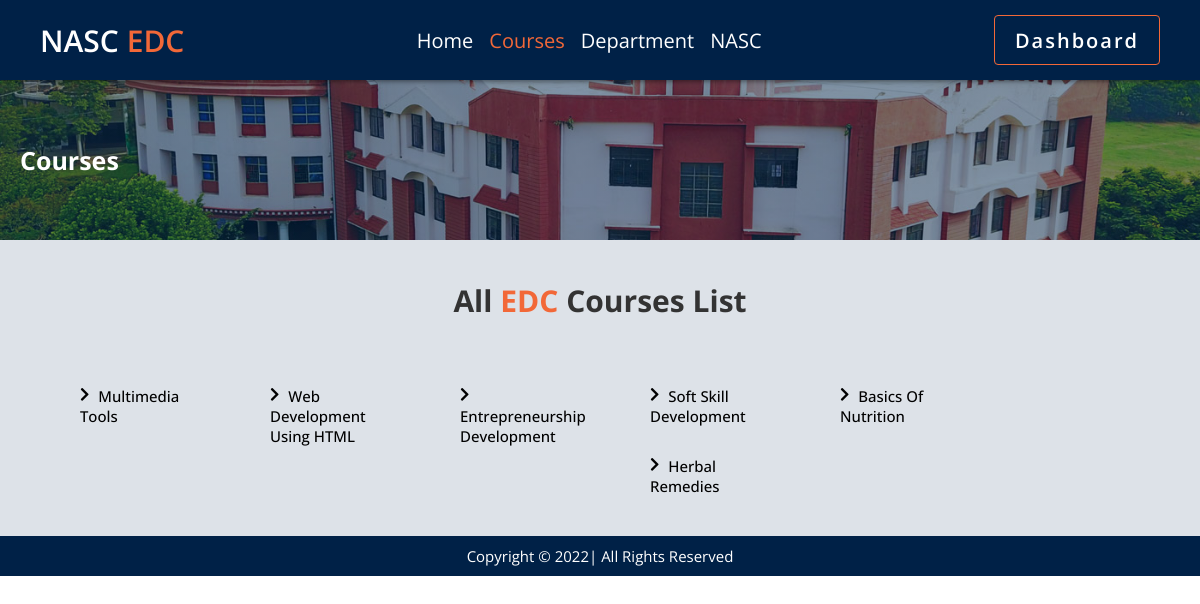
/courses.php, run on the app's committed database.
### tables this page shows
CREATE TABLE `courses` (
  `id` int(11) NOT NULL,
  `name` varchar(255) NOT NULL,
  `department` int(11) NOT NULL,
  `max_stu` int(11) NOT NULL DEFAULT 0,
  `created_at` datetime NOT NULL,
  `status` tinyint(4) NOT NULL DEFAULT 1
);

### api/config.php (called while the page is built, shortened)
<?php
class db
{
    private $host = 'localhost';
    private $user = 'root';
    private $pass = 'Risk1891911@';
    private $db_name = 'nasc_edc';
    function __construct()
    {
        $this->con = new mysqli($this->host, $this->user, $this->pass, $this->db_name);
    }
}
class API extends db
{
    public function getData($table, $field = '*', $condition_arr = array(''), $order_by_field = '', $order_by_type = 'desc', $limit = '')
    {
        $sql = "select  $field from $table";
        $result = $this->con->query($sql);
        if ($result->num_rows > 0) {
            $data = array();
            while ($row = $result->fetch_assoc()) {
                $data[] = $row;
            }
            return $data;
        } else {
            return 0;
        }
    }
}

### courses.php (the view, shortened to what this page needs)
<?php
require_once('./header.php');
require_once('./api/config.php');
$obj = new API();
$result = $obj->getData('courses', 'name');
?>
<section class="header-banner">
    <div class="content">
        <h3>courses</h3>
    </div>
</section>
<section class="department-list">
    <h1>All <span>EDC</span> Courses List</h1>
    <div class="all-list">
        <ul>
            <?php
            if ($result) {
                foreach ($result as $val) { ?>
                    <li><i class="fas fa-chevron-right"></i> <?php echo $val['name']; ?></li>
            <?php }
            } else {
                echo '<div>No courses available</div>';
            } ?>
        </ul>
    </div>
</section>
<footer>
    <p>copyright &copy; <span id="footerDate"></span>| All Rights Reserved</p>
</footer>
</body>
</html>

### assets/css/style.css (style rules this page uses)
:root { --primary-color:#002147; --orange:#F26838; --text-primary:#333333; --text-secondary:#3f444a; --white:#ffffff; --black:#000000; --box-shadow:0 .1rem .5rem rgba(0,0,0,0.5); }
* { margin: 0; padding: 0; box-sizing: border-box; font-family: "Open Sans", sans-serif; text-decoration: none!important; border: none; outline: none; overflow-x: hidden; text-transform: capitalize; }
html { font-size: 62.5%; scroll-behavior: smooth; }
body { position: relative; }
h1,h2,h3,h4,h5 { color: var(--text-primary); }
p { color: var(--text-secondary); }
footer { width: 100%; background: var(--primary-color); text-align: center; padding: 1rem 0; }
footer p { color: var(--white); font-size: 1.5rem; }
.header-banner { margin-top: 8rem; background-image: linear-gradient(to top right,rgba(0,38,78,0.5),rgba(0,38,78,0.5)),url('../images/nasc-image.jpg'); background-repeat: no-repeat; background-size: cover; background-position: center; width: 100%; height: 20vh; display: flex; justify-content: flex-start; align-items: center; padding: 0 2rem; }
.header-banner h3 { color: var(--white); font-size: 2.5rem; }
.department-list { background: #dde2e8; width: 100%; padding: 2rem 5rem; }
.department-list h1 { text-align: center; font-size: 3rem; padding: 2rem 0; }
.department-list h1 span { color: var(--orange); }
.department-list .all-list ul { margin-top: 3.5rem; }
.department-list .all-list li { font-size: 1.5rem; font-weight: 500; margin: 1rem 3rem 2rem; width: 13rem; overflow: auto; float: left; }
.department-list .all-list li i { padding-right: .5rem; }

### data on the page
courses: name "Multimedia Tools"
courses: name "Web Development Using HTML"
courses: name "Entrepreneurship Development"
courses: name "Soft Skill Development"
courses: name "Basics Of Nutrition"
courses: name "Herbal Remedies"
